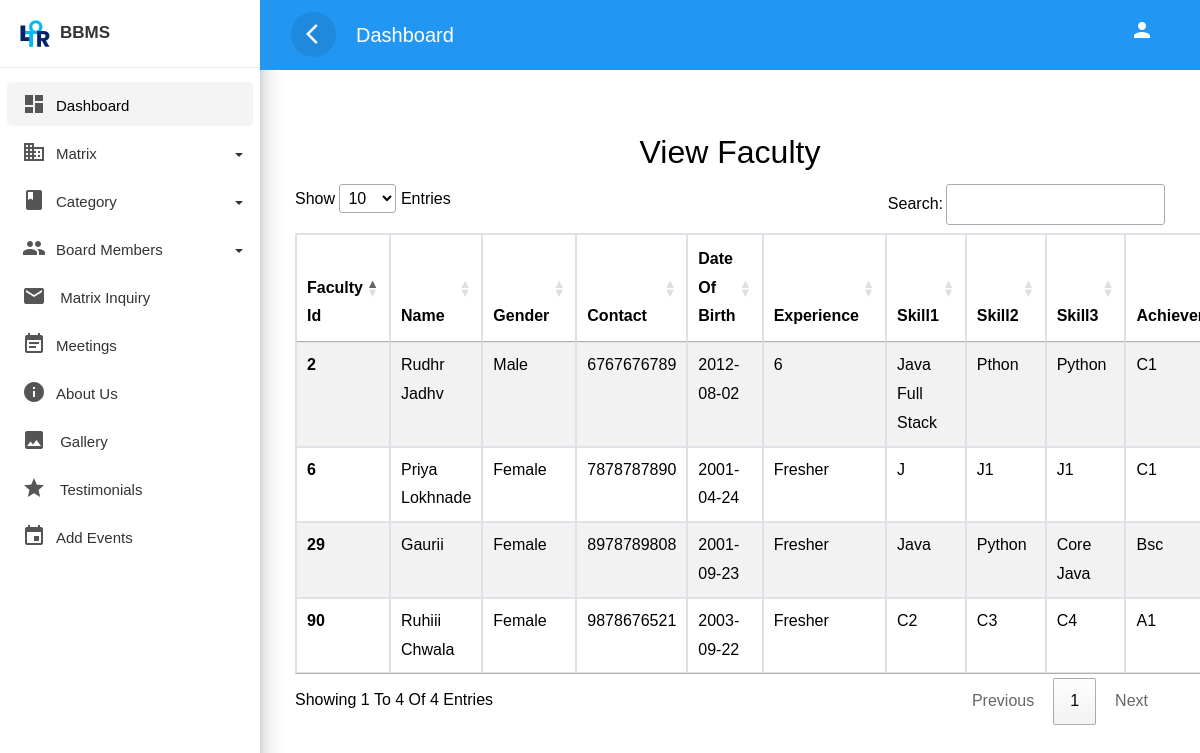
The app's page /ppsltor/admin/viewfaculty.php with its own data.
### tables this page shows
CREATE TABLE `facultyinfo` (
  `t_id` int(11) NOT NULL,
  `t_name` varchar(255) NOT NULL,
  `t_gender` varchar(10) NOT NULL,
  `t_contact` varchar(20) NOT NULL,
  `t_dob` date NOT NULL,
  `t_experienceyear` varchar(20) NOT NULL,
  `t_skills1` varchar(255) NOT NULL,
  `t_skills2` varchar(255) NOT NULL,
  `t_skills3` varchar(255) NOT NULL,
  `t_achievement1` varchar(255) NOT NULL,
  `t_achievement2` varchar(255) NOT NULL,
  `t_achievement3` varchar(255) NOT NULL,
  `t_maximumstudent` int(11) NOT NULL,
  `t_education` varchar(255) NOT NULL,
  `t_qualification` varchar(255) NOT NULL,
  `t_franchiseid` int(11) DEFAULT NULL,
  `status` int(11) DEFAULT 1
);

### ppsltor/admin/viewfaculty.php (the view, shortened to what this page needs)
<!doctype html>
<html lang="en">
<head>
    <link rel="stylesheet" href="css/bootstrap.min.css">
    <link rel="stylesheet" href="css/custom.css">
    <link rel="stylesheet" href="//cdn.datatables.net/1.13.6/css/jquery.dataTables.min.css">
</head>
<body>
    <div class="wrapper">
        <?php require 'sidebar.php'?>
        <div id="content" style="background-color:white;">
            <div class="top-navbar">
                <nav class="navbar navbar-expand-lg">
                    <div class="container-fluid">
                        <button type="button" id="sidebarCollapse" class="d-xl-block d-lg-block d-md-mone d-none">
                            <span class="material-icons">arrow_back_ios</span>
                        </button>
                        <a class="navbar-brand" href="#"> Dashboard </a>
                        <div class="collapse navbar-collapse d-lg-block d-xl-block d-sm-none d-md-none d-none"
                            id="navbarSupportedContent">
                            <ul class="nav navbar-nav ml-auto">
                                <li class="nav-item">
                                    <a class="nav-link" href="#">
                                        <span class="material-icons">person</span>
                                    </a>
                                </li>
                            </ul>
                        </div>
                    </div>
                </nav>
            </div>
            <div class="main-content">
                <div class="container-fluid mt-5">
                <h2 class="text-center" >View Faculty</h2>
        <table class="table table-striped table-bordered mt-10" id="myTable">
          <thead>
            <tr>
              <th scope="col">Faculty Id</th>
              <th scope="col">Name</th>
              <th scope="col">Gender</th>
              <th scope="col">Contact</th>
              <th scope="col">Date of Birth</th>
              <th scope="col">Experience</th>
              <th scope="col">Skill1</th>
              <th scope="col">Skill2</th>
              <th scope="col">Skill3</th>
              <th scope="col">Achievement1</th>
            </tr>
          </thead>
          <tbody>
            <?php
            require 'connection.php';
            $sql = "select * from facultyinfo";
            $result = mysqli_query($con, $sql);
            if ($result) {
              while ($row = mysqli_fetch_assoc($result)) {
                $srno = $row['t_id'];
                $name = $row['t_name'];
                $gender = $row['t_gender'];
                $contact = $row['t_contact'];
                $dob = $row['t_dob'];
                $experience = $row['t_experienceyear'];
                $skill1 = $row['t_skills1'];
                $skill2 = $row['t_skills2'];
                $skill3 = $row['t_skills3'];
                $achievement1 = $row['t_achievement1'];
                $achievement2 = $row['t_achievement2'];
                $achievement3 = $row['t_achievement3'];
                $maximumStudents = $row['t_maximumstudent'];
                $education = $row['t_education'];
                $qualification = $row['t_qualification'];
                $franchiseId = $row['t_franchiseid'];
                echo '<tr>
                <th scope="row">' . $srno . '</th>
                <td>' . $name . '</td>
                <td>' . $gender . '</td>
                <td>' . $contact . '</td>
                <td>' . $dob . '</td>
                <td>' . $experience . '</td>
                <td>' . $skill1 . '</td>
                <td>' . $skill2 . '</td>
                <td>' . $skill3 . '</td>
                <td>' . $achievement1 . '</td>
                <td>' . $achievement2 . '</td>
                <td>' . $achievement3 . '</td>
                <td>' . $maximumStudents . '</td>
                <td>' . $education . '</td>
                <td>' . $qualification . '</td>
                <td>' . $franchiseId . '</td>
                <td>
                        <input type="checkbox" id="statusSwitch' . $srno . '" data-toggle="toggle" ' . ($row['status'] == 1 ? 'checked' : '') . ' onchange="toggleStatus(' . $srno . ', this.checked)">
                      </td>
                      <script>
                      function toggleStatus(memberId, isChecked) {
                          var status = isChecked ? 1 : 0;
                          window.location.href = "FacultyStatus.php?id=" + memberId + "&status=" + status;
                      }
                    </script>
                <td><a href="updatefaculty.php? updateid=' . $srno . '" class="btn btn-primary text-light">Update</a>
                </tr>';
              }
            }
            ?>
          </tbody>
        </table>
      </div>
    </div>
            </div>
        </div>
  </body>
</html>

### ppsltor/admin/css/custom.css (style rules this page uses)
body, html { line-height: 1.8; font-family: 'Cambria', sans-serif; color: black; text-transform:capitalize; text-rendering: optimizeLegibility !important; -webkit-font-smoothing: antialiased !important; font-weight: 400; margin:0px; padding:0px; }
h1, h2, h3, h4, h5, h6, .h1, .h2, .h3, .h4 { font-weight: 400; line-height: 1.5em; }
a { color: #333; font-weight: 400; }
button { cursor:pointer; }
ul, ol { padding: 0; margin:0px; list-style: none; }
a, a:hover, a:focus { color: #333; text-decoration: none; transition: all 0.3s; }
.material-icons { font-family: 'Material Icons'; font-weight: normal; font-style: normal; font-size: 24px; display: inline-block; line-height: 1; text-transform: none; letter-spacing: normal; word-wrap: normal; white-space: nowrap; direction: ltr; -webkit-font-smoothing: antialiased; text-rendering: optimizeLegibility; -moz-osx-font-smoothing: grayscale; font-feature-settings: 'liga'; }
.wrapper { position: relative; width:100%; overflow:auto; }
#content { position: relative; transition: all 0.3s; background-color: #EEEEEE; }
.top-navbar { position: fixed; width: calc(100% - 260px); margin-left: 0px; z-index: 1000; }
.main-content { padding:10px 20px 0px 20px; position: relative; width: 100%; margin-top: 70px; }
.navbar { background-color: #2196F3; color: #FFFFFF; }
.navbar-brand { color: #FFFFFF; }
.navbar button { background-color:transparent; border:none; }
.navbar button span { color:#fff; }
#sidebarCollapse { border-radius:50%; width:45px; height:45px; text-align:center; line-height:45px; margin-right:20px; border:none; color: #FFFFFF; background-color: rgba(0, 0, 0, 0.09); }
#sidebarCollapse span { margin: 9px; padding: 0px; }
.navbar-nav > li > a { color: #FFFFFF; }
.navbar-nav li a { position: relative; display: block; padding: 10px 15px!important; }
@media only screen and (min-width:992px) { #content { width: calc(100% - 260px); position: relative; float: right; transition: all 0.3s; background-color: #EEEEEE; } }

### records on screen
facultyinfo: t_id "2", t_name "Rudhr Jadhv", t_gender "Male", t_contact "6767676789", t_dob "2012-08-02", t_experienceyear "6", t_skills1 "Java Full Stack", t_skills2 "Pthon", t_skills3 "Python", t_achievement1 "C1"
facultyinfo: t_id "6", t_name "Priya Lokhnade", t_gender "Female", t_contact "7878787890", t_dob "2001-04-24", t_experienceyear "Fresher", t_skills1 "J", t_skills2 "J1", t_skills3 "J1", t_achievement1 "C1"
facultyinfo: t_id "29", t_name "Gaurii", t_gender "Female", t_contact "8978789808", t_dob "2001-09-23", t_experienceyear "Fresher", t_skills1 "Java", t_skills2 "Python", t_skills3 "Core Java", t_achievement1 "Bsc"
facultyinfo: t_id "90", t_name "Ruhiii Chwala", t_gender "Female", t_contact "9878676521", t_dob "2003-09-22", t_experienceyear "Fresher", t_skills1 "C2", t_skills2 "C3", t_skills3 "C4", t_achievement1 "A1"
